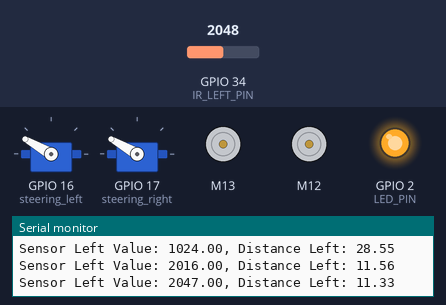
The sketch below on a simulated ESP32. Parts: 2 × servo, 2 × DC motor (green arrow = forward, orange = backward, longer = faster), output pins drawn as LEDs (lit = HIGH), the last lines printed to the serial monitor. The inputs (shaded band) are chosen by the test bench; at power-on: GPIO 34 (IR_LEFT_PIN) = 2048.

Above: at 4.2 s.
4.3 s: GPIO 34 (IR_LEFT_PIN) set to 317
6.7 s: GPIO 34 (IR_LEFT_PIN) set to 266
At 7.3 s:
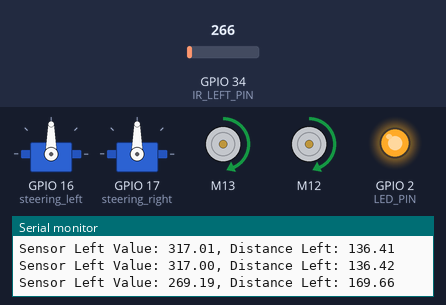
8.2 s: GPIO 34 (IR_LEFT_PIN) set to 491
At 9.6 s:
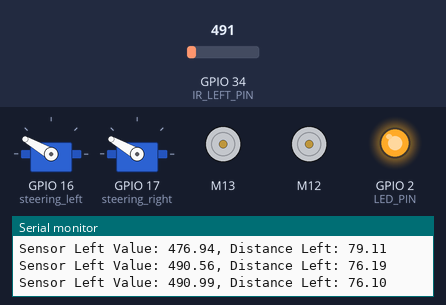
Timing chart, 0 to 11.2 s (numbered marks = the images above; inputs shaded):
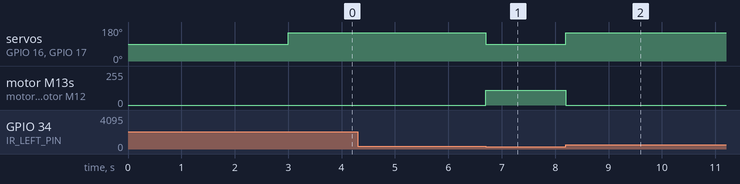

Measured:
- the behaviour switches between 296 and 295 on GPIO 34 (IR_LEFT_PIN) (found by bisection; images 0 and 1)
- after the input at 6.7 s, servo on GPIO 16 (steering_left), servo on GPIO 17 (steering_right): 150° → 90° at once; motor M13, motor M12: stopped → forward 112/255 at once
- after the input at 8.2 s, servo on GPIO 16 (steering_left), servo on GPIO 17 (steering_right): 90° → 150° at once; motor M13, motor M12: forward 112/255 → stopped at once

The sketch:

project.ino
```cpp
#include <ESP32Servo.h>
#include "ESC.h"

// Pin Definitions
#define LED_PIN 2
#define IR_LEFT_PIN 34
#define IR_RIGHT_PIN 21
#define ESC_LEFT_PIN 13
#define ESC_RIGHT_PIN 12

// Speed and Threshold Constants
#define SPEED_MIN 1000
#define SPEED_MAX 1500
#define SPEED_SAFE 1220
const float safety_distance = 150.0;

// Calibration Constants for IR Sensor
const float A2 = 295992.240;
const float B2 = -1.334;

// ESC and Servo Initialization
ESC myESC_L(ESC_LEFT_PIN, SPEED_MIN, SPEED_MAX, 500);
ESC myESC_R(ESC_RIGHT_PIN, SPEED_MIN, SPEED_MAX, 500);
Servo steering_right, steering_left;

// Global Variables
double sensorLeft = 0, sensorRight = 0;
float disLeft = 40.0, disRight = 40.0;
unsigned long previousSensorTime = 0, previousMotorTime = 0, previousDebugTime = 0;
const unsigned long sensorInterval = 100, motorInterval = 100, debugInterval = 500;

void setup() {
  Serial.begin(115200);

  // Initialize Steering Servos
  steering_left.attach(16);
  steering_right.attach(17);
  steering_left.write(90);  // Center position
  steering_right.write(90);

  // Set up LED
  pinMode(LED_PIN, OUTPUT);
  digitalWrite(LED_PIN, HIGH);

  // Set up IR Sensors
  pinMode(IR_LEFT_PIN, INPUT);

  // Initialize ESCs
  myESC_L.arm();
  Serial.println("Left ESC armed.");
  delay(1000);
  myESC_R.arm();
  Serial.println("Right ESC armed.");
  delay(2000);
}

void loop() {
  unsigned long currentMillis = millis();

  // Read and Process Sensor Data
  if (currentMillis - previousSensorTime >= sensorInterval) {
    previousSensorTime = currentMillis;

    // Uncomment if using right sensor
    // sensorRight = (analogRead(IR_RIGHT_PIN) + sensorRight) / 2;

    // Smooth the sensor values
    sensorLeft = (analogRead(IR_LEFT_PIN) + sensorLeft) / 2;

    // Uncomment if using right sensor
    // if (sensorRight < 0) {
    //   sensorRight = 0;
    //   disRight = 40.0;
    // } else {
    //   disRight = A1 * pow(sensorRight, B1);
    // }

    // Calculate distances
    if (sensorLeft < 0) {
      sensorLeft = 0;
      disLeft = 40.0;
    } else {
      disLeft = A2 * pow(sensorLeft, B2);
    }
  }

  // Motor Control Based on Distance
  if (currentMillis - previousMotorTime >= motorInterval) {
    previousMotorTime = currentMillis;

    if (disLeft > safety_distance) {
      myESC_L.speed(SPEED_SAFE);
      myESC_R.speed(SPEED_SAFE);
      steering_left.write(90);
      steering_right.write(90);
    } else if (disLeft <= safety_distance) {
      myESC_L.speed(SPEED_MIN);
      myESC_R.speed(SPEED_MIN);
      steering_left.write(150);
      steering_right.write(150);
    }
  }

  // Debugging Output
  if (currentMillis - previousDebugTime >= debugInterval) {
    previousDebugTime = currentMillis;

    Serial.print("Sensor Left Value: ");
    Serial.print(sensorLeft);
    Serial.print(", Distance Left: ");
    Serial.println(disLeft);

    // Uncomment if using right sensor
    // Serial.print("Sensor Right Value: ");
    // Serial.print(sensorRight);
    // Serial.print(", Distance Right: ");
    // Serial.println(disRight);
  }
}
```
